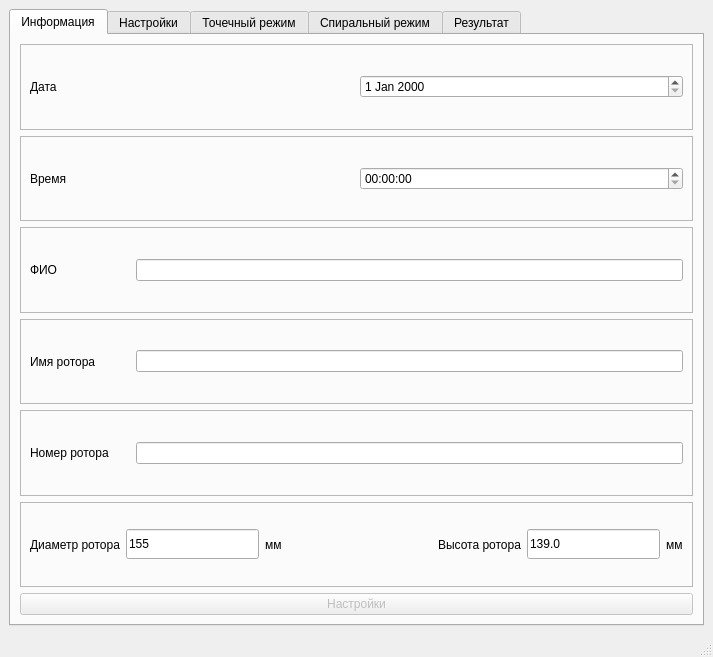
<?xml version="1.0" encoding="UTF-8"?>
<ui version="4.0">
 <class>MainWindow</class>
 <widget class="QMainWindow" name="MainWindow">
  <property name="geometry">
   <rect>
    <x>0</x>
    <y>0</y>
    <width>713</width>
    <height>657</height>
   </rect>
  </property>
  <property name="minimumSize">
   <size>
    <width>630</width>
    <height>600</height>
   </size>
  </property>
  <property name="windowTitle">
   <string>Измерения ротора</string>
  </property>
  <property name="windowIcon">
   <iconset>
    <normaloff>logo.png</normaloff>logo.png</iconset>
  </property>
  <widget class="QWidget" name="centralwidget">
   <property name="minimumSize">
    <size>
     <width>0</width>
     <height>0</height>
    </size>
   </property>
   <layout class="QHBoxLayout" name="horizontalLayout">
    <item>
     <widget class="QTabWidget" name="tabWidget">
      <property name="sizePolicy">
       <sizepolicy hsizetype="Expanding" vsizetype="Expanding">
        <horstretch>0</horstretch>
        <verstretch>5</verstretch>
       </sizepolicy>
      </property>
      <property name="currentIndex">
       <number>0</number>
      </property>
      <widget class="QWidget" name="tab1_info">
       <attribute name="title">
        <string>Информация</string>
       </attribute>
       <layout class="QVBoxLayout" name="verticalLayout">
        <item>
         <widget class="QFrame" name="tab1_frame1">
          <property name="frameShape">
           <enum>QFrame::StyledPanel</enum>
          </property>
          <property name="frameShadow">
           <enum>QFrame::Raised</enum>
          </property>
          <layout class="QHBoxLayout" name="horizontalLayout_2">
           <item>
            <widget class="QLabel" name="tab1_lbl_Date">
             <property name="text">
              <string>Дата</string>
             </property>
            </widget>
           </item>
           <item>
            <widget class="QDateEdit" name="tab1_dateEdit"/>
           </item>
          </layout>
         </widget>
        </item>
        <item>
         <widget class="QFrame" name="tab1_frame2">
          <property name="frameShape">
           <enum>QFrame::StyledPanel</enum>
          </property>
          <property name="frameShadow">
           <enum>QFrame::Raised</enum>
          </property>
          <layout class="QHBoxLayout" name="horizontalLayout_3">
           <item>
            <widget class="QLabel" name="tab1_lbl_Time">
             <property name="text">
              <string>Время</string>
             </property>
            </widget>
           </item>
           <item>
            <widget class="QTimeEdit" name="tab1_timeEdit"/>
           </item>
          </layout>
         </widget>
        </item>
        <item>
         <widget class="QFrame" name="tab1_frame3">
          <property name="frameShape">
           <enum>QFrame::StyledPanel</enum>
          </property>
          <property name="frameShadow">
           <enum>QFrame::Raised</enum>
          </property>
          <layout class="QHBoxLayout" name="horizontalLayout_4">
           <item>
            <widget class="QLabel" name="tab1_lbl_FIO">
             <property name="minimumSize">
              <size>
               <width>100</width>
               <height>0</height>
              </size>
             </property>
             <property name="text">
              <string>ФИО</string>
             </property>
            </widget>
           </item>
           <item>
            <widget class="QLineEdit" name="tab1_lEd_FIO"/>
           </item>
          </layout>
         </widget>
        </item>
        <item>
         <widget class="QFrame" name="tab1_frame4">
          <property name="frameShape">
           <enum>QFrame::StyledPanel</enum>
          </property>
          <property name="frameShadow">
           <enum>QFrame::Raised</enum>
          </property>
          <layout class="QHBoxLayout" name="horizontalLayout_5">
           <item>
            <widget class="QLabel" name="tab1_lbl_RotorName">
             <property name="minimumSize">
              <size>
               <width>100</width>
               <height>0</height>
              </size>
             </property>
             <property name="text">
              <string>Имя ротора</string>
             </property>
            </widget>
           </item>
           <item>
            <widget class="QLineEdit" name="tab1_lEd_RotorName"/>
           </item>
          </layout>
         </widget>
        </item>
        <item>
         <widget class="QFrame" name="tab1_frame5">
          <property name="frameShape">
           <enum>QFrame::StyledPanel</enum>
          </property>
          <property name="frameShadow">
           <enum>QFrame::Raised</enum>
          </property>
          <layout class="QHBoxLayout" name="horizontalLayout_6">
           <item>
            <widget class="QLabel" name="tab1_lbl_RotorNum">
             <property name="minimumSize">
              <size>
               <width>100</width>
               <height>0</height>
              </size>
             </property>
             <property name="text">
              <string>Номер ротора</string>
             </property>
            </widget>
           </item>
           <item>
            <widget class="QLineEdit" name="tab1_lEd_RotorNum"/>
           </item>
          </layout>
         </widget>
        </item>
        <item>
         <widget class="QFrame" name="tab1_frame6">
          <property name="frameShape">
           <enum>QFrame::StyledPanel</enum>
          </property>
          <property name="frameShadow">
           <enum>QFrame::Raised</enum>
          </property>
          <layout class="QHBoxLayout" name="horizontalLayout_7">
           <item>
            <widget class="QLabel" name="tab1_fr6_lbl1_RotorDiam">
             <property name="minimumSize">
              <size>
               <width>0</width>
               <height>0</height>
              </size>
             </property>
             <property name="text">
              <string>Диаметр ротора</string>
             </property>
             <property name="alignment">
              <set>Qt::AlignRight|Qt::AlignTrailing|Qt::AlignVCenter</set>
             </property>
            </widget>
           </item>
           <item>
            <widget class="QLineEdit" name="lEd_RotorDiam">
             <property name="minimumSize">
              <size>
               <width>50</width>
               <height>30</height>
              </size>
             </property>
             <property name="text">
              <string>155</string>
             </property>
            </widget>
           </item>
           <item>
            <widget class="QLabel" name="tab1_fr6_lbl1_mm">
             <property name="text">
              <string>мм</string>
             </property>
            </widget>
           </item>
           <item>
            <spacer name="tab1_fr6_hSpacer1">
             <property name="orientation">
              <enum>Qt::Horizontal</enum>
             </property>
             <property name="sizeHint" stdset="0">
              <size>
               <width>40</width>
               <height>20</height>
              </size>
             </property>
            </spacer>
           </item>
           <item>
            <widget class="QLabel" name="tab1_fr6_lbl2_RotorLen">
             <property name="minimumSize">
              <size>
               <width>100</width>
               <height>0</height>
              </size>
             </property>
             <property name="text">
              <string>Высота ротора</string>
             </property>
             <property name="alignment">
              <set>Qt::AlignRight|Qt::AlignTrailing|Qt::AlignVCenter</set>
             </property>
            </widget>
           </item>
           <item>
            <widget class="QLineEdit" name="lEd_RotorLen">
             <property name="minimumSize">
              <size>
               <width>50</width>
               <height>30</height>
              </size>
             </property>
             <property name="text">
              <string>139.0</string>
             </property>
            </widget>
           </item>
           <item>
            <widget class="QLabel" name="tab1_fr6_lbl2_mm">
             <property name="text">
              <string>мм</string>
             </property>
            </widget>
           </item>
          </layout>
         </widget>
        </item>
        <item>
         <widget class="QPushButton" name="tab1_pBtn_Setup">
          <property name="enabled">
           <bool>false</bool>
          </property>
          <property name="text">
           <string>Настройки</string>
          </property>
         </widget>
        </item>
       </layout>
      </widget>
      <widget class="QWidget" name="tab2_setup">
       <attribute name="title">
        <string>Настройки</string>
       </attribute>
       <layout class="QVBoxLayout" name="verticalLayout_2">
        <item>
         <widget class="QFrame" name="tab2_frame1">
          <property name="frameShape">
           <enum>QFrame::StyledPanel</enum>
          </property>
          <property name="frameShadow">
           <enum>QFrame::Raised</enum>
          </property>
          <layout class="QHBoxLayout" name="horizontalLayout_10">
           <item>
            <widget class="QPushButton" name="pBtn_Init">
             <property name="minimumSize">
              <size>
               <width>200</width>
               <height>50</height>
              </size>
             </property>
             <property name="font">
              <font>
               <italic>false</italic>
              </font>
             </property>
             <property name="text">
              <string>Инициализация двигателей</string>
             </property>
            </widget>
           </item>
           <item>
            <spacer name="tab2_fr3_hSpacer">
             <property name="orientation">
              <enum>Qt::Horizontal</enum>
             </property>
             <property name="sizeHint" stdset="0">
              <size>
               <width>40</width>
               <height>20</height>
              </size>
             </property>
            </spacer>
           </item>
           <item>
            <widget class="QLabel" name="tab2_fr3_lbl1_LinearSpeed">
             <property name="minimumSize">
              <size>
               <width>70</width>
               <height>0</height>
              </size>
             </property>
             <property name="text">
              <string>Скорость
линейного
перемещения</string>
             </property>
             <property name="alignment">
              <set>Qt::AlignRight|Qt::AlignTrailing|Qt::AlignVCenter</set>
             </property>
            </widget>
           </item>
           <item>
            <widget class="QLineEdit" name="lEd_LinearSpeed">
             <property name="minimumSize">
              <size>
               <width>50</width>
               <height>30</height>
              </size>
             </property>
             <property name="text">
              <string>100</string>
             </property>
            </widget>
           </item>
           <item>
            <widget class="QLabel" name="tab2_fr3_lbl2">
             <property name="text">
              <string>об/мин</string>
             </property>
            </widget>
           </item>
           <item>
            <widget class="QLabel" name="tab2_fr3_lbl3_RotorSpeed">
             <property name="minimumSize">
              <size>
               <width>70</width>
               <height>0</height>
              </size>
             </property>
             <property name="text">
              <string>Скорость
 вращения</string>
             </property>
             <property name="alignment">
              <set>Qt::AlignRight|Qt::AlignTrailing|Qt::AlignVCenter</set>
             </property>
            </widget>
           </item>
           <item>
            <widget class="QLineEdit" name="lEd_RotorSpeed">
             <property name="minimumSize">
              <size>
               <width>50</width>
               <height>30</height>
              </size>
             </property>
             <property name="text">
              <string>1</string>
             </property>
            </widget>
           </item>
           <item>
            <widget class="QLabel" name="tab2_fr3_lbl4">
             <property name="text">
              <string>об/мин</string>
             </property>
            </widget>
           </item>
          </layout>
         </widget>
        </item>
        <item>
         <widget class="QFrame" name="tab2_frame2">
          <property name="maximumSize">
           <size>
            <width>16777215</width>
            <height>85</height>
           </size>
          </property>
          <property name="frameShape">
           <enum>QFrame::StyledPanel</enum>
          </property>
          <property name="frameShadow">
           <enum>QFrame::Raised</enum>
          </property>
          <layout class="QHBoxLayout" name="horizontalLayout_13">
           <item>
            <widget class="QTextBrowser" name="txtBrwser_ShowData">
             <property name="minimumSize">
              <size>
               <width>0</width>
               <height>50</height>
              </size>
             </property>
             <property name="maximumSize">
              <size>
               <width>16777215</width>
               <height>80</height>
              </size>
             </property>
            </widget>
           </item>
           <item>
            <widget class="QPushButton" name="pBtn_ShowData">
             <property name="sizePolicy">
              <sizepolicy hsizetype="Minimum" vsizetype="Fixed">
               <horstretch>0</horstretch>
               <verstretch>0</verstretch>
              </sizepolicy>
             </property>
             <property name="minimumSize">
              <size>
               <width>200</width>
               <height>50</height>
              </size>
             </property>
             <property name="text">
              <string>Показать данные
 с датчиков</string>
             </property>
            </widget>
           </item>
          </layout>
         </widget>
        </item>
        <item>
         <widget class="QFrame" name="tab2_frame3">
          <property name="frameShape">
           <enum>QFrame::StyledPanel</enum>
          </property>
          <property name="frameShadow">
           <enum>QFrame::Raised</enum>
          </property>
          <layout class="QVBoxLayout" name="verticalLayout_3">
           <item>
            <widget class="QLabel" name="lbl_Data">
             <property name="text">
              <string>Прямые данные с датчиков</string>
             </property>
            </widget>
           </item>
          </layout>
         </widget>
        </item>
        <item>
         <widget class="QFrame" name="tab2_frame4_Rotate">
          <property name="frameShape">
           <enum>QFrame::StyledPanel</enum>
          </property>
          <property name="frameShadow">
           <enum>QFrame::Raised</enum>
          </property>
          <layout class="QHBoxLayout" name="horizontalLayout_8">
           <item>
            <widget class="QPushButton" name="pBtn_RotateCW">
             <property name="minimumSize">
              <size>
               <width>0</width>
               <height>50</height>
              </size>
             </property>
             <property name="text">
              <string>Вращение по часовой</string>
             </property>
             <property name="icon">
              <iconset>
               <normaloff>arrow_left.png</normaloff>arrow_left.png</iconset>
             </property>
            </widget>
           </item>
           <item>
            <widget class="QPushButton" name="pBtn_RotateCCW">
             <property name="minimumSize">
              <size>
               <width>0</width>
               <height>50</height>
              </size>
             </property>
             <property name="text">
              <string>Вращение против часовой</string>
             </property>
             <property name="icon">
              <iconset>
               <normaloff>arrow_right.png</normaloff>arrow_right.png</iconset>
             </property>
            </widget>
           </item>
          </layout>
         </widget>
        </item>
        <item>
         <widget class="QFrame" name="tab2_frame5_MoveZ">
          <property name="minimumSize">
           <size>
            <width>0</width>
            <height>70</height>
           </size>
          </property>
          <property name="maximumSize">
           <size>
            <width>16777215</width>
            <height>70</height>
           </size>
          </property>
          <property name="frameShape">
           <enum>QFrame::StyledPanel</enum>
          </property>
          <property name="frameShadow">
           <enum>QFrame::Raised</enum>
          </property>
          <layout class="QHBoxLayout" name="horizontalLayout_11">
           <item>
            <widget class="QPushButton" name="pBtn_MoveUp">
             <property name="minimumSize">
              <size>
               <width>0</width>
               <height>50</height>
              </size>
             </property>
             <property name="text">
              <string>Движение вверх</string>
             </property>
             <property name="icon">
              <iconset>
               <normaloff>arrow_up.png</normaloff>arrow_up.png</iconset>
             </property>
            </widget>
           </item>
           <item>
            <widget class="QPushButton" name="pBtn_MoveDown">
             <property name="minimumSize">
              <size>
               <width>0</width>
               <height>50</height>
              </size>
             </property>
             <property name="text">
              <string>Движение вниз</string>
             </property>
             <property name="icon">
              <iconset>
               <normaloff>arrow_down.png</normaloff>arrow_down.png</iconset>
             </property>
            </widget>
           </item>
          </layout>
         </widget>
        </item>
        <item>
         <widget class="QFrame" name="tab2_frame6_Zero">
          <property name="minimumSize">
           <size>
            <width>0</width>
            <height>70</height>
           </size>
          </property>
          <property name="maximumSize">
           <size>
            <width>16777215</width>
            <height>70</height>
           </size>
          </property>
          <property name="frameShape">
           <enum>QFrame::StyledPanel</enum>
          </property>
          <property name="frameShadow">
           <enum>QFrame::Raised</enum>
          </property>
          <layout class="QHBoxLayout" name="horizontalLayout_14">
           <item>
            <widget class="QPushButton" name="pBtn_ZeroPhi">
             <property name="minimumSize">
              <size>
               <width>300</width>
               <height>50</height>
              </size>
             </property>
             <property name="text">
              <string>Задать ноль вращения Phi</string>
             </property>
            </widget>
           </item>
           <item>
            <widget class="QPushButton" name="pBtn_ZeroZ">
             <property name="enabled">
              <bool>true</bool>
             </property>
             <property name="minimumSize">
              <size>
               <width>300</width>
               <height>50</height>
              </size>
             </property>
             <property name="text">
              <string>Задать ноль образующей Z</string>
             </property>
            </widget>
           </item>
          </layout>
         </widget>
        </item>
        <item>
         <widget class="QFrame" name="tab2_frame7_Limits">
          <property name="enabled">
           <bool>true</bool>
          </property>
          <property name="minimumSize">
           <size>
            <width>0</width>
            <height>70</height>
           </size>
          </property>
          <property name="maximumSize">
           <size>
            <width>16777215</width>
            <height>70</height>
           </size>
          </property>
          <property name="frameShape">
           <enum>QFrame::StyledPanel</enum>
          </property>
          <property name="frameShadow">
           <enum>QFrame::Raised</enum>
          </property>
          <layout class="QHBoxLayout" name="horizontalLayout_12">
           <item>
            <widget class="QPushButton" name="pBtn_UpperLimit">
             <property name="enabled">
              <bool>false</bool>
             </property>
             <property name="minimumSize">
              <size>
               <width>0</width>
               <height>50</height>
              </size>
             </property>
             <property name="text">
              <string>Верхняя граница ротора</string>
             </property>
            </widget>
           </item>
           <item>
            <widget class="QPushButton" name="pBtn_LowerLimit">
             <property name="enabled">
              <bool>true</bool>
             </property>
             <property name="minimumSize">
              <size>
               <width>0</width>
               <height>50</height>
              </size>
             </property>
             <property name="text">
              <string>Точный шаг на 1 градус</string>
             </property>
            </widget>
           </item>
          </layout>
         </widget>
        </item>
       </layout>
      </widget>
      <widget class="QWidget" name="tab3_precise">
       <attribute name="title">
        <string>Точечный режим</string>
       </attribute>
       <widget class="QPushButton" name="pBtn_ScanGeneratrix">
        <property name="geometry">
         <rect>
          <x>20</x>
          <y>270</y>
          <width>131</width>
          <height>71</height>
         </rect>
        </property>
        <property name="text">
         <string>Старт</string>
        </property>
       </widget>
       <widget class="QFrame" name="tab3_frame1">
        <property name="geometry">
         <rect>
          <x>10</x>
          <y>200</y>
          <width>481</width>
          <height>50</height>
         </rect>
        </property>
        <property name="frameShape">
         <enum>QFrame::StyledPanel</enum>
        </property>
        <property name="frameShadow">
         <enum>QFrame::Raised</enum>
        </property>
        <layout class="QHBoxLayout" name="horizontalLayout_9">
         <item>
          <widget class="QLabel" name="tab5_lbl3_ScanStepGeneratrix">
           <property name="sizePolicy">
            <sizepolicy hsizetype="Fixed" vsizetype="Preferred">
             <horstretch>0</horstretch>
             <verstretch>0</verstretch>
            </sizepolicy>
           </property>
           <property name="minimumSize">
            <size>
             <width>100</width>
             <height>0</height>
            </size>
           </property>
           <property name="maximumSize">
            <size>
             <width>100</width>
             <height>16777215</height>
            </size>
           </property>
           <property name="text">
            <string>Шаг сканирования
 по образующей</string>
           </property>
          </widget>
         </item>
         <item>
          <widget class="QComboBox" name="cBox_ScanStepGeneratrix">
           <property name="minimumSize">
            <size>
             <width>100</width>
             <height>0</height>
            </size>
           </property>
           <property name="currentText">
            <string notr="true"/>
           </property>
           <property name="maxVisibleItems">
            <number>3</number>
           </property>
          </widget>
         </item>
         <item>
          <widget class="QLabel" name="tab5_lbl4_ScanStepAngle">
           <property name="sizePolicy">
            <sizepolicy hsizetype="Fixed" vsizetype="Preferred">
             <horstretch>0</horstretch>
             <verstretch>0</verstretch>
            </sizepolicy>
           </property>
           <property name="minimumSize">
            <size>
             <width>100</width>
             <height>0</height>
            </size>
           </property>
           <property name="maximumSize">
            <size>
             <width>100</width>
             <height>16777215</height>
            </size>
           </property>
           <property name="text">
            <string>Шаг сканирования
 по углу</string>
           </property>
           <property name="alignment">
            <set>Qt::AlignRight|Qt::AlignTrailing|Qt::AlignVCenter</set>
           </property>
          </widget>
         </item>
         <item>
          <widget class="QLineEdit" name="lEd_ScanStepAngle">
           <property name="minimumSize">
            <size>
             <width>50</width>
             <height>30</height>
            </size>
           </property>
           <property name="maximumSize">
            <size>
             <width>50</width>
             <height>16777215</height>
            </size>
           </property>
           <property name="text">
            <string>1.00</string>
           </property>
           <property name="alignment">
            <set>Qt::AlignCenter</set>
           </property>
          </widget>
         </item>
         <item>
          <widget class="QLabel" name="tab5_lbl5_mm_3">
           <property name="sizePolicy">
            <sizepolicy hsizetype="Fixed" vsizetype="Preferred">
             <horstretch>0</horstretch>
             <verstretch>0</verstretch>
            </sizepolicy>
           </property>
           <property name="minimumSize">
            <size>
             <width>30</width>
             <height>0</height>
            </size>
           </property>
           <property name="maximumSize">
            <size>
             <width>30</width>
             <height>16777215</height>
            </size>
           </property>
           <property name="text">
            <string>°    =</string>
           </property>
           <property name="alignment">
            <set>Qt::AlignLeading|Qt::AlignLeft|Qt::AlignVCenter</set>
           </property>
          </widget>
         </item>
         <item>
          <widget class="QLabel" name="lbl_ScanStepAngleMM">
           <property name="sizePolicy">
            <sizepolicy hsizetype="Fixed" vsizetype="Preferred">
             <horstretch>0</horstretch>
             <verstretch>0</verstretch>
            </sizepolicy>
           </property>
           <property name="minimumSize">
            <size>
             <width>30</width>
             <height>0</height>
            </size>
           </property>
           <property name="maximumSize">
            <size>
             <width>50</width>
             <height>16777215</height>
            </size>
           </property>
           <property name="text">
            <string>1.353</string>
           </property>
           <property name="alignment">
            <set>Qt::AlignLeading|Qt::AlignLeft|Qt::AlignVCenter</set>
           </property>
          </widget>
         </item>
         <item>
          <widget class="QLabel" name="lbl_tab3_mm2">
           <property name="minimumSize">
            <size>
             <width>20</width>
             <height>0</height>
            </size>
           </property>
           <property name="maximumSize">
            <size>
             <width>16777215</width>
             <height>16777215</height>
            </size>
           </property>
           <property name="text">
            <string>мм</string>
           </property>
           <property name="alignment">
            <set>Qt::AlignLeading|Qt::AlignLeft|Qt::AlignVCenter</set>
           </property>
          </widget>
         </item>
        </layout>
       </widget>
       <widget class="QLineEdit" name="lEd_Pos_Z">
        <property name="geometry">
         <rect>
          <x>40</x>
          <y>80</y>
          <width>101</width>
          <height>41</height>
         </rect>
        </property>
        <property name="text">
         <string>0.000</string>
        </property>
        <property name="alignment">
         <set>Qt::AlignCenter</set>
        </property>
       </widget>
       <widget class="QPushButton" name="pBtn_Position">
        <property name="geometry">
         <rect>
          <x>10</x>
          <y>130</y>
          <width>151</width>
          <height>51</height>
         </rect>
        </property>
        <property name="text">
         <string>Перевести каретку
в начало</string>
        </property>
       </widget>
       <widget class="QPushButton" name="pBtn_ScanAround">
        <property name="enabled">
         <bool>false</bool>
        </property>
        <property name="geometry">
         <rect>
          <x>200</x>
          <y>270</y>
          <width>131</width>
          <height>71</height>
         </rect>
        </property>
        <property name="text">
         <string>Стоп</string>
        </property>
       </widget>
       <widget class="QLineEdit" name="lEd_Pos_PHI">
        <property name="geometry">
         <rect>
          <x>40</x>
          <y>30</y>
          <width>101</width>
          <height>41</height>
         </rect>
        </property>
        <property name="text">
         <string>0.000</string>
        </property>
        <property name="alignment">
         <set>Qt::AlignCenter</set>
        </property>
       </widget>
       <widget class="QLabel" name="lbl_coord">
        <property name="geometry">
         <rect>
          <x>10</x>
          <y>10</y>
          <width>161</width>
          <height>16</height>
         </rect>
        </property>
        <property name="text">
         <string>Координаты начальной точки:</string>
        </property>
       </widget>
       <widget class="QLabel" name="lbl_Pos_Z">
        <property name="geometry">
         <rect>
          <x>20</x>
          <y>90</y>
          <width>21</width>
          <height>16</height>
         </rect>
        </property>
        <property name="text">
         <string>Z=</string>
        </property>
       </widget>
       <widget class="QLabel" name="lbl_Pos_PHI">
        <property name="geometry">
         <rect>
          <x>10</x>
          <y>40</y>
          <width>21</width>
          <height>16</height>
         </rect>
        </property>
        <property name="text">
         <string>Phi=</string>
        </property>
       </widget>
       <widget class="QLabel" name="lbl_coord_4">
        <property name="geometry">
         <rect>
          <x>210</x>
          <y>10</y>
          <width>161</width>
          <height>16</height>
         </rect>
        </property>
        <property name="text">
         <string>Размер области сканирования:</string>
        </property>
       </widget>
       <widget class="QLineEdit" name="lEd_Range_PHI">
        <property name="enabled">
         <bool>true</bool>
        </property>
        <property name="geometry">
         <rect>
          <x>240</x>
          <y>30</y>
          <width>101</width>
          <height>41</height>
         </rect>
        </property>
        <property name="text">
         <string>360.000</string>
        </property>
        <property name="alignment">
         <set>Qt::AlignCenter</set>
        </property>
       </widget>
       <widget class="QLineEdit" name="lEd_Range_Z">
        <property name="enabled">
         <bool>true</bool>
        </property>
        <property name="geometry">
         <rect>
          <x>240</x>
          <y>80</y>
          <width>101</width>
          <height>41</height>
         </rect>
        </property>
        <property name="text">
         <string>100.000</string>
        </property>
        <property name="alignment">
         <set>Qt::AlignCenter</set>
        </property>
       </widget>
       <widget class="QLabel" name="lbl_Range_PHI">
        <property name="geometry">
         <rect>
          <x>210</x>
          <y>40</y>
          <width>31</width>
          <height>16</height>
         </rect>
        </property>
        <property name="text">
         <string>Угол</string>
        </property>
       </widget>
       <widget class="QLabel" name="lbl_Range_Z">
        <property name="geometry">
         <rect>
          <x>200</x>
          <y>90</y>
          <width>41</width>
          <height>20</height>
         </rect>
        </property>
        <property name="text">
         <string>Высота</string>
        </property>
       </widget>
       <widget class="QLabel" name="tab3_lbl_degree">
        <property name="geometry">
         <rect>
          <x>350</x>
          <y>30</y>
          <width>15</width>
          <height>30</height>
         </rect>
        </property>
        <property name="minimumSize">
         <size>
          <width>15</width>
          <height>0</height>
         </size>
        </property>
        <property name="maximumSize">
         <size>
          <width>15</width>
          <height>16777215</height>
         </size>
        </property>
        <property name="text">
         <string>°</string>
        </property>
        <property name="alignment">
         <set>Qt::AlignLeading|Qt::AlignLeft|Qt::AlignVCenter</set>
        </property>
       </widget>
       <widget class="QLabel" name="lbl_tab3_mm1">
        <property name="geometry">
         <rect>
          <x>350</x>
          <y>90</y>
          <width>21</width>
          <height>20</height>
         </rect>
        </property>
        <property name="text">
         <string>мм</string>
        </property>
       </widget>
       <widget class="QLabel" name="lbl_tab3_mm1_2">
        <property name="geometry">
         <rect>
          <x>150</x>
          <y>90</y>
          <width>21</width>
          <height>20</height>
         </rect>
        </property>
        <property name="text">
         <string>мм</string>
        </property>
       </widget>
       <widget class="QLabel" name="tab3_lbl_degree_2">
        <property name="geometry">
         <rect>
          <x>150</x>
          <y>30</y>
          <width>15</width>
          <height>30</height>
         </rect>
        </property>
        <property name="minimumSize">
         <size>
          <width>15</width>
          <height>0</height>
         </size>
        </property>
        <property name="maximumSize">
         <size>
          <width>15</width>
          <height>16777215</height>
         </size>
        </property>
        <property name="text">
         <string>°</string>
        </property>
        <property name="alignment">
         <set>Qt::AlignLeading|Qt::AlignLeft|Qt::AlignVCenter</set>
        </property>
       </widget>
      </widget>
      <widget class="QWidget" name="tab4_fast">
       <property name="enabled">
        <bool>false</bool>
       </property>
       <attribute name="title">
        <string>Спиральный режим</string>
       </attribute>
      </widget>
      <widget class="QWidget" name="tab5_result">
       <property name="enabled">
        <bool>true</bool>
       </property>
       <attribute name="title">
        <string>Результат</string>
       </attribute>
       <widget class="QPushButton" name="pBtn_Result">
        <property name="enabled">
         <bool>true</bool>
        </property>
        <property name="geometry">
         <rect>
          <x>230</x>
          <y>30</y>
          <width>201</width>
          <height>71</height>
         </rect>
        </property>
        <property name="text">
         <string>Draw result</string>
        </property>
       </widget>
       <widget class="QFrame" name="fr_Result">
        <property name="geometry">
         <rect>
          <x>20</x>
          <y>130</y>
          <width>651</width>
          <height>461</height>
         </rect>
        </property>
        <property name="frameShape">
         <enum>QFrame::StyledPanel</enum>
        </property>
        <property name="frameShadow">
         <enum>QFrame::Raised</enum>
        </property>
       </widget>
      </widget>
     </widget>
    </item>
   </layout>
  </widget>
  <widget class="QStatusBar" name="statusbar"/>
 </widget>
 <resources/>
 <connections/>
</ui>
